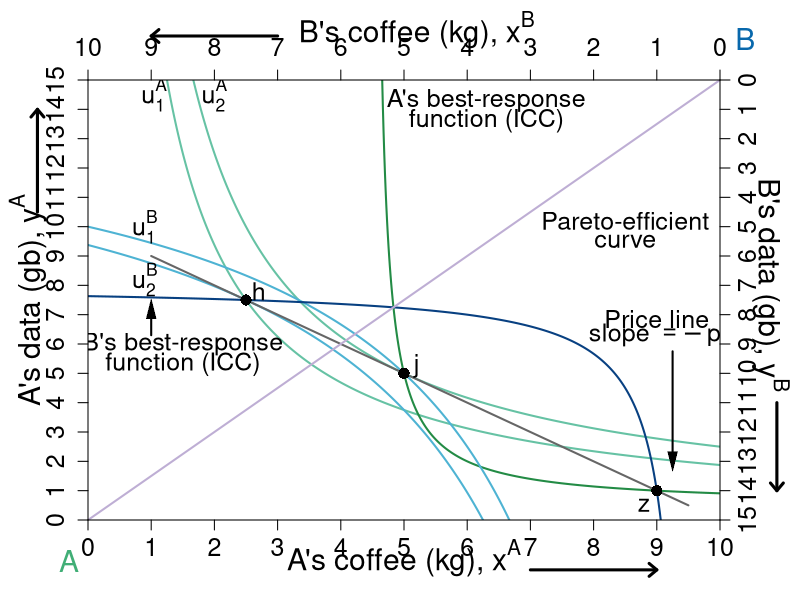

This chart was generated by the following R code:
#' Graph Designer: Simon Halliday, Scott Cohn
#' Authors: Bowles and Halliday
#' Title: Coordination, Conflict and Competition: A Text in Microeconomics

library("shape")

pdf(file = "what_can_markets_do/property_walras_baseline_pec.pdf", width = 9, height = 7)

# Set parameters for graphics
axislabelsize <- 1.8
labelsize <- 1.5
namesize <- 1.8
annotatesize <- 1.5
graphlinewidth <- 2
segmentlinewidth <- 1.5

COL <- c("#7fc97f", "#beaed4", "#fdc086", "#ffff99", "#386cb0", "#f0027f", "#bf5b17", "#666666")
COLA <- c("#e0f3db", "#99d8c9","#66c2a4","#41ae76", "#238b45", "#005824")
COLB <- c("#c6dbef", "#4eb3d3", "#2b8cbe", "#0868ac","#084081")
COLC <- c("#fcfbfd", "#efedf5", "#dadaeb", "#bcbddc", "#9e9ac8", "#807dba", "#6a51a3", "#54278f", "#3f007d")
grays <- gray.colors(25, start = 1, end = 0, alpha = 1)


uA <- function(xA, yA, alpha = 0.5){
  ((xA)^alpha)*((yA)^(1 - alpha))
}

uB <- function(xA, yA, alpha = 0.5){
  ((10-xA)^alpha)*((15-yA)^(1 - alpha))
}

indiffcurveA1 <- function(x, U = 4, A = 1, a = 0.5) {
  ((((U-2)/A)*(1/x)^a)^(1/(1-a)))
}

indiffcurveA2 <- function(x, U = 4, A = 1, a = 0.5) {
  (((U/A)*(1/x)^a)^(1/(1-a)))
}

indiffcurveA3 <- function(x, U = 5.715476, A = 1, a = 0.5) {
  (((U/A)*(1/x)^a)^(1/(1 - a)))
}

indiffcurveA4 <- function(x, U = 6.984164, A = 1, a = 0.5) {
  ((((U)/A)*(1/x)^a)^(1/(1 - a)))
}

paretoEC <- function(x) {
  (3/2)*x
}

OfferCurveA <- function(x) {
  # x/(x  - 4)
  x / (2*x - 9)
}

PriceLine <- function(x, intercept = 10, slope = 1) {
  intercept - slope*x 
}

mrsplot <- function(x) {
  (13/2)*(x/(9 - x)^2)
  
}

OfferCurveB <- function(x) {
  #15 - (14/2)*(10 - x)/(9 - x)
  (145 - 16*x) / (19 - 2*x)
}

WalrasPrice <- function(x) {
  14 - (3/2)*x
}

#Deriving the offer curves: let py = 1
#wA = 8px + 2py = 8px + 2; Demand: x = w/2px => x = 4 + 1/px => px = 1/(x - 4)
#Offer curve is y = px*x => (1/(x-4))*x = x/(x-4) defined for x neq 4
#wA = 2px + 13py = 2px + 13; Demand: x = w/2px => x = 1 + 13/2px => px = 13/2(x - 1)
#B's Offer curve is y = px*x => (13/2)(1/(x-1))*x = (13/2)(x/(x-1)
#Therefore in terms of yA and xA:
#15 - y = (13/2)*(10 - x)/(10 - x - 1)
#Therefore y = 15 - (13/2)*(10-x)/(9 - x) defined for x neq 9
#The tangency of the indifference curve and the offer curve gives mrsplot
#Where mrsplot equals that offer curve, we get x = (3/17)*(51 - sqrt(221)) = 6.376576; 
#So y = 6.022321; therefore u = (6.376576^0.5)*(6.022321^0.5)

indiffcurveBneg1 <- function(x, U = 5.09, A = 1, a = 0.5) {
  15 - (((U/A)*(1/(10 - x))^a)^(1/(1-a)))
}

indiffcurveBneg2 <- function(x, U = 6.531973, A = 1, a = 0.5) {
  15 - (((U/A)*(1/(10 - x))^a)^(1/(1-a)))
}

#Aisha happens to have found 8 apples and 2 oranges, 
#and Betty happens to have found 2 apples and 13 oranges. 
#Aisha's utility (8^0.5)*(2^0.5) = 4
#Betty's utility (2^0.5)*(13^0.5) = 5.09



par(mar =  c(4, 4.4, 4, 4))
xlims <- c(0, 10)
ylims <- c(0, 15)
xlims2 <- c(10, 0)
ylims2 <- c(15, 0)

plot(0, 0, xlim = xlims, ylim = ylims, type = "n",
     xlab = "",
     ylab = "", 
     xaxt = "n", 
     yaxt = "n", 
     cex.lab = axislabelsize, 
     bty = "n",
     xaxs = "i", 
     yaxs = "i")

text(0.5*xlims[2], -1.3, expression(paste("A's coffee (kg), ", x^A)), xpd = TRUE, cex = axislabelsize) 
text(-0.95, 0.5*ylims[2], expression(paste("A's data (gb), ", y^A)), xpd = TRUE, cex = axislabelsize, srt = 90) 


npts <- 500 
npts2 <- 501

#Specify the sequences of points for graphing. 
xx1 <- seq(xlims[1], xlims[2], length.out = npts)
yy1 <- indiffcurveA2(xx1, U = 4, A = 1, a = 0.5)
yy2 <- indiffcurveA2(xx1)

#I need something like xx1 with npts for 
xx2 <- seq(4.5, xlims[2], length.out = npts)
xx3 <- seq(xlims[1], 9.1, length.out = npts)
xx4 <- seq(1, 9.5, length.out = npts)

#Draw the lines for the graphs

lines(xx1, indiffcurveA2(xx1, U = uA(5, 5)), col = COLA[3], lwd = graphlinewidth)
lines(xx1, indiffcurveA2(xx1, U = uA(2.5, 7.5)), col = COLA[3], lwd = graphlinewidth)
# 
lines(xx2, OfferCurveA(xx2), col = COLA[5], lwd = graphlinewidth)
# 
# 
lines(xx1, indiffcurveBneg1(xx1, U = uB(2.5, 7.5)), col = COLB[2], lwd = graphlinewidth)
lines(xx1, indiffcurveBneg1(xx1, U = uB(5, 5)), col = COLB[2], lwd = graphlinewidth)
# 
# 
lines(xx4, PriceLine(xx4, intercept = 10, slope = 1), col = COL[8], lwd = graphlinewidth)
# 
lines(xx3, OfferCurveB(xx3), col = COLB[5], lwd = graphlinewidth)

lines(xx1, paretoEC(xx1), col = COL[2], lwd = graphlinewidth)

#Customize ticks and labels for the plot
ticksy <- seq(from = 0, to = 15, by = 1)
ylabels <- seq(from = 0, to = 15, by = 1)
ticksx <- seq(from = 0, to = 10, by = 1)
xlabels <- seq(from = 0, to = 10, by = 1)
axis(1, at = ticksx, pos = 0, labels = xlabels, cex.axis = labelsize)
axis(2, at = ticksy, pos = 0, labels = ylabels, las = 0, gap.axis = -1, cex.axis = labelsize)

#Add arrows:
arrows(-0.8, 10.5, -0.8, 14, xpd = TRUE, length = 0.1, angle = 40, lwd = 3)
arrows(7, -1.7, 9, -1.7, xpd = TRUE, length = 0.1, angle = 40, lwd = 3)


# #Annotation of the three graphs and the NE
text(1.05, 14.5, expression(u[1]^A), cex = labelsize)
text(2, 14.5, expression(u[2]^A), cex = labelsize)

points(2.5, 7.5, pch = 16, col = "black", cex = 1.5)
text(2.7, 7.8, expression(h), cex = labelsize)

points(5, 5, pch = 16, col = "black", cex = 1.5)
text(5.2, 5.25, expression(j), cex = labelsize)

text(9, 6.85, expression("Price line"), cex = labelsize)
text(9, 6.25, expression(paste("slope ", phantom() == -p[j])), cex = labelsize)
Arrows(9.25, 5.75, 9.25, 2, col = "black", lty = 1, lwd = 2, arr.type = "triangle", arr.lwd = 0.5)

Arrows(1, 6.3, 1, 7.2, col = "black", lty = 1, lwd = 2, arr.type = "triangle", arr.lwd = 0.5)
text(1.5, 6.0, expression("B's best-response"), cex = annotatesize)
text(1.5, 5.3, expression("function (ICC)"), cex = annotatesize)

text(6.3, 14.3, expression("A's best-response"), cex = annotatesize)
text(6.3, 13.6, expression("function (ICC)"), cex = annotatesize)

text(8.5, 10.2, expression("Pareto-efficient"), cex = annotatesize)
text(8.5, 9.5, expression("curve"), cex = annotatesize)

text(-0.3, -1.4, expression("A"), xpd = TRUE, cex = namesize, col = COLA[4])
text(10.4, 16.4, expression("B"), xpd = TRUE, cex = namesize, col = COLB[4])


#Set up second axes and labels
par(new = TRUE)

#Use the same x and ylims as previously, but with locations switched
xlims2 <- c(10, 0)
ylims2 <- c(15, 0)

#Leave the ylab and xlab blank to ensure no axes titles
plot(0, 0, xlim = xlims2, ylim = ylims2, type = "n",
     xlab = expression(paste("")),
     ylab = expression(paste("")),
     xaxt = "n", 
     yaxt = "n", 
     cex.lab = 1.3, 
     bty = "n",
     xaxs = "i", 
     yaxs = "i")

#Set up axes at sides 3 and 4 (top and right)
axis(side = 3, at = ticksx, pos = 0, labels = xlabels, cex.axis = labelsize)
axis(side = 4, at = ticksy, pos = 0, labels = ylabels, las = 0, gap.axis = -1,  cex.axis = labelsize)
text(4.8, -1.7, expression(paste("B's coffee (kg), ", x^B)), xpd = TRUE, cex = axislabelsize) 
text(-0.8, 7, expression(paste("B's data (gb), ", y^B)), xpd = TRUE, cex = axislabelsize, srt = 270) 

#Add arrows:
arrows(-0.9, 11, -0.9, 14, xpd = TRUE, length = 0.1, angle = 40, lwd = 3)
arrows(7, -1.5, 9, -1.5, xpd = TRUE, length = 0.1, angle = 40, lwd = 3)


#Functions for B's indifference curves
indiffcurveB1 <- function(x, U = 5.09, A = 1, a = 0.5) {
  ((((U-2)/A)*(1/x)^a)^(1/(1-a)))
}

indiffcurveB2 <- function(x, U = 5.09, A = 1, a = 0.5) {
  (((U/A)*(1/x)^a)^(1/(1-a)))
}

indiffcurveB3 <- function(x, U = 5.703502, A = 1, a = 0.5) {
  ((((U)/A)*(1/x)^a)^(1/(1-a)))
}

indiffcurveB4 <- function(x, U = 8.244574, A = 1, a = 0.5) {
  ((((U)/A)*(1/x)^a)^(1/(1-a)))
}



#Label B's indifference curves
text(9.1, 5.0, expression(u[1]^B), cex = labelsize)
text(9.1, 6.8, expression(u[2]^B), cex = labelsize)


#Add a point for the initial endowment
points(1, 14, pch = 16, col = "black", cex = 1.5)
text(1.2, 14.5, expression(z), cex = labelsize)




#Label a point on the middle of the curve
#points(5, 7.5, pch = 16, col = "black", cex = 1.5)
#text(5, 7, expression(i))

#(5^0.5)*(7.5^0.5) = 6.123724

#Add point for comparison to participation constraint
#points(6.2, 1.55, pch = 16, col = "black", cex = 1.5)
#text(6.1, 1.2, expression(d))


#Calculate TIOLI power allocation for B
#mrs(x,y) => pareto efficient curve is (3/2)x = y
#A's initital utility is 4 = u(8,2) = (8^0.5)*(2^0.5)
#Therefore substitute in the contract curve u_e^A = 4 = (x^A)^(0.5)(3/2*x^A)^0.5
# => x^A = 4/((3/2)^0.5) = 3.27 => x^B = 6.73
# => y^A = 3/2(x^A) = 4.9 => y^B = 10.1

#Add point g for B's TIOLI power
# points(6.73, 10.1, pch = 16, col = "black", cex = 1.5)
# text(6.73, 10.6, expression(g))

#Calculate TIOLI power allocation for A
#mrs(x,y) => pareto efficient curve is (3/2)x = y
#A's initital utility is 4 = u(8,2) = (8^0.5)*(2^0.5)
#Therefore substitute in the contract curve u_e^A = 4 = (x^A)^(0.5)(3/2*x^A)^0.5
# => x^B = 5.09/((3/2)^0.5) = 4.16 => x^A = 5.84
# => y^B = 3/2(x^B) = 6.23 => y^A = 8.77 
#=> u^A = (5.84^0.5)*(8.77^0.5) = 7.156591
#Add point f for A's TIOLI power
# points(4.16, 6.23, pch = 16, col = "black", cex = 1.5)
# text(4.16, 5.8, expression(f))



dev.off()
